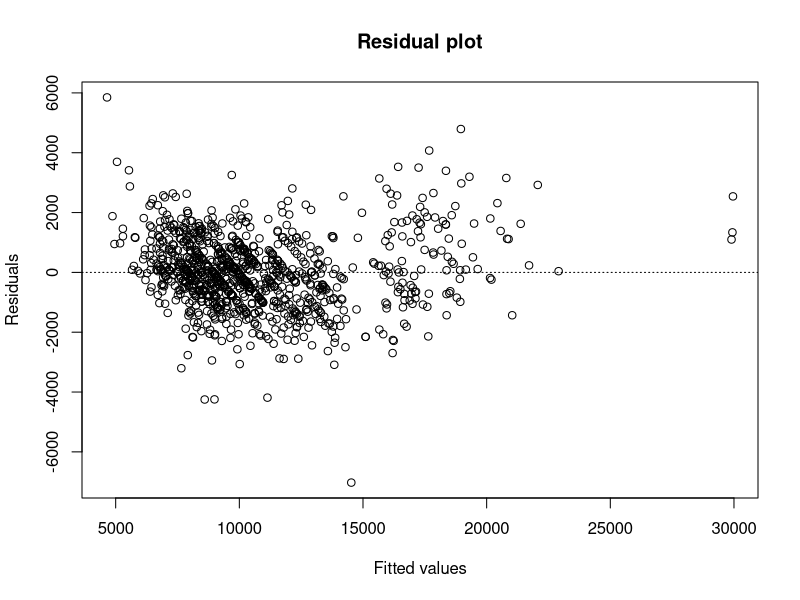
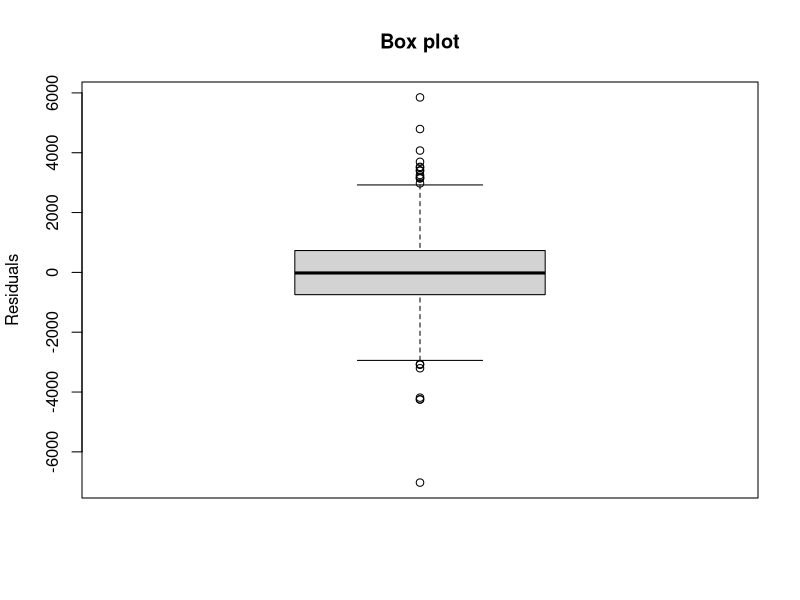
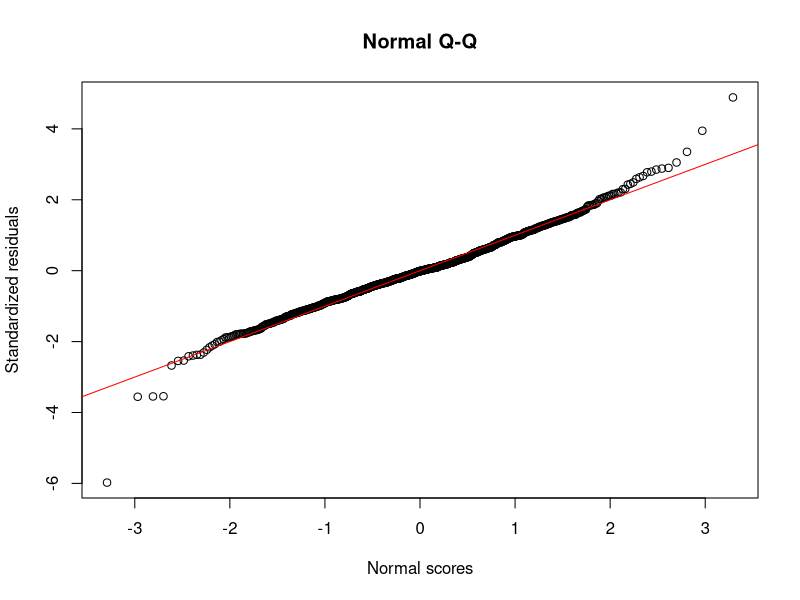
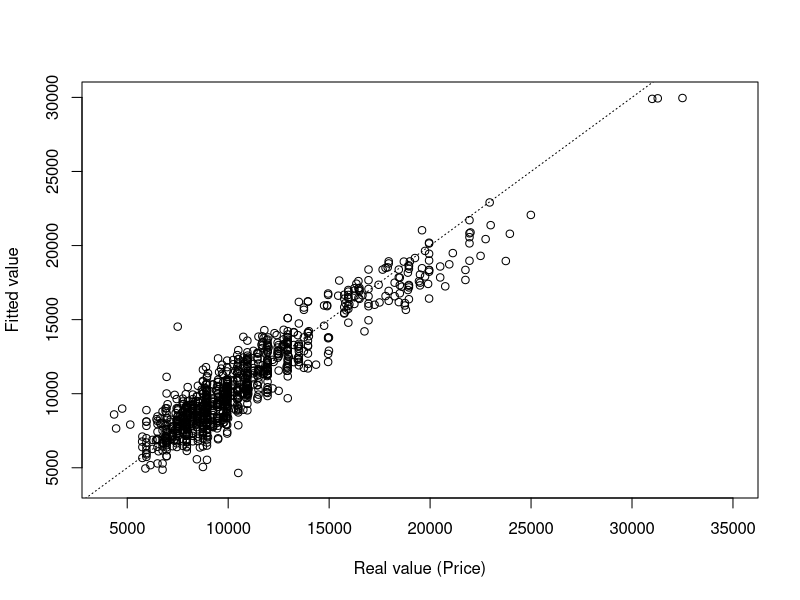
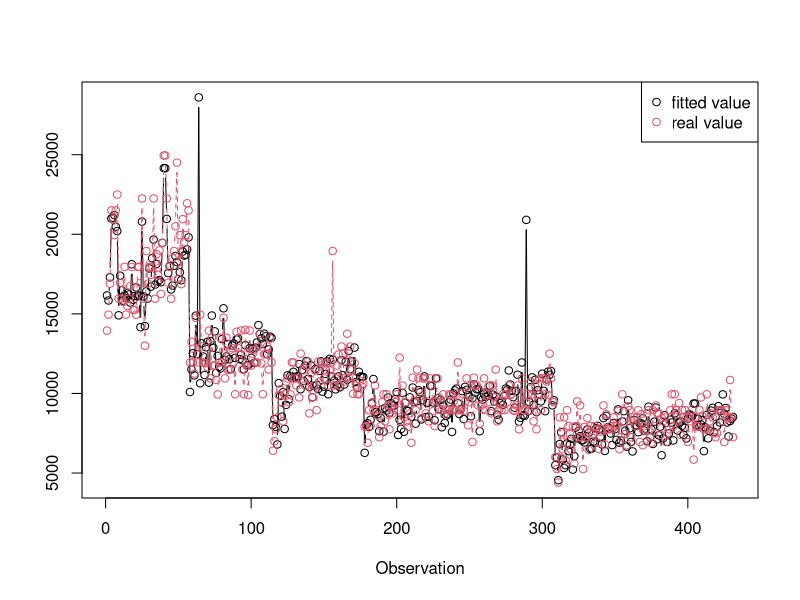

Source code (R) for these figures, in order:
# Regression model predicting Toyota used car price by age, distance driven, etc.

## Set the working directory
setwd("C:/Users/user/Desktop/drive/kuai/2_Analysis/5_KSB/workspace")

## Multivariate linear regression
corolla <- read.csv("ToyotaCorolla.csv")
corolla$Automatic <- as.factor(corolla$Automatic)

# Age from August 2004
# Distance driven by km
# Fuel type (gasoline, diesel, CNG)
# Horsepower
# Whether a car has Automatic transmission (yes is 1, no is 0)
# Volume of cylinder by cc
# Travel tax quarterly
# Weight by kg
# Price by EUR
str(corolla)

# Check all NA
library(dplyr)
colSums(is.na(corolla))


## Indices for the activated input variables
nCar <- dim(corolla)[1]
nVar <- dim(corolla)[2]

## Categorical variable -> 1-of-c coding
dummy_p <- rep(0, nCar)
dummy_d <- rep(0, nCar)
dummy_c <- rep(0, nCar)

p_idx <- which(corolla$Fuel_Type == "Petrol")
d_idx <- which(corolla$Fuel_Type == "Diesel")
c_idx <- which(corolla$Fuel_Type == "CNG")

dummy_p[p_idx] <- 1
dummy_d[d_idx] <- 1
dummy_c[c_idx] <- 1

Fuel <- data.frame(dummy_p, dummy_d, dummy_c)
names(Fuel) <- c("Petrol", "Diesel", "CNG")


## Prepare the data for MLR
mlr_data <- cbind(Fuel, corolla [,-3])
str(mlr_data)


## Split the data into the training/validation sets
trn_idx <- sample(1:nCar, round(0.7*nCar))
trn_data <- mlr_data[trn_idx,]
val_data <- mlr_data[-trn_idx,]

dim(trn_data)
dim(val_data)


## Train the MLR
full_model <- lm(Price ~., data = trn_data)
summary(full_model)


## Plot the result
# residual plot
plot(fitted(full_model), residuals(full_model), xlab = "Fitted values",
     ylab = "Residuals", main = "Residual plot")
abline(0, 0, lty = 3)

# box plot
boxplot(residuals(full_model), ylab = "Residuals", main = "Box plot")

# normal probability plot
qqnorm(rstandard(full_model), ylab = "Standardized residuals", 
       xlab = "Normal scores", main = "Normal Q-Q")
abline(0, 1, col = "red")

# fitted value & real value
plot(trn_data$Price, fitted(full_model), xlim = c(4000, 35000), ylim = c(4000, 30000), 
     xlab = "Real value (Price)", ylab = "Fitted value")
abline(0, 1, lty = 3)


## Prediction
options(warn = -1)
full_fit <- predict(full_model, newdata = val_data)

matplot(cbind(full_fit, val_data$Price), pch = 1, type = "b",
        col = c(1:2), ylab = "", xlab = "Observation")
legend("topright", legend = c("fitted value", "real value"), 
       pch = 1, col = c(1:2), bg = "white")


## Make upperbound formula
tmp_x <- paste(colnames(trn_data)[-11], collapse = "+")
tmp_xy <- paste("Price ~", tmp_x)
as.formula(tmp_xy)


## Choosing variable 1 (Forward selection)
forward_model <- step(lm(Price ~ 1, data = trn_data),
                      scope = list(upper = tmp_xy, lower = Price ~ 1),
                      direction = "forward", trace = 0)
summary(forward_model)


## Choosing variable 2 (Backward elimination)
backward_model <- step(full_model, 
                       scope = list(upper = tmp_xy, lower = Price ~ 1), 
                       direction = "backward", trace = 0)
summary(backward_model)


## Choosing variable 3 (Stepwise selection)
stepwise_model <- step(lm(Price ~ 1, data = trn_data),
                       scope = list(upper = tmp_xy, lower = Price ~ 1),
                       direction = "both", trace = 0)
summary(stepwise_model)


## Compare all models by validation data
full_fit <- predict(full_model, newdata = val_data)
forward_fit <- predict(forward_model, newdata = val_data)
backward_fit <- predict(backward_model, newdata = val_data)
stepwise_fit <- predict(stepwise_model, newdata = val_data)


## Performance matrix
# 1. Mean squared error (MSE)
perf_mat <- matrix(0, 4, 4)
perf_mat[1,1] <- mean((val_data$Price - full_fit)^2)
perf_mat[1,2] <- mean((val_data$Price - forward_fit)^2)
perf_mat[1,3] <- mean((val_data$Price - backward_fit)^2)
perf_mat[1,4] <- mean((val_data$Price - stepwise_fit)^2)

# 2. Root mean squared error (RMSE)
perf_mat[2,1] <- sqrt(mean((val_data$Price - full_fit)^2))
perf_mat[2,2] <- sqrt(mean((val_data$Price - forward_fit)^2))
perf_mat[2,3] <- sqrt(mean((val_data$Price - backward_fit)^2))
perf_mat[2,4] <- sqrt(mean((val_data$Price - stepwise_fit)^2))

# 3. Mean absolute error (MAE)
perf_mat[3,1] <- mean(abs(val_data$Price - full_fit))
perf_mat[3,2] <- mean(abs(val_data$Price - forward_fit))
perf_mat[3,3] <- mean(abs(val_data$Price - backward_fit))
perf_mat[3,4] <- mean(abs(val_data$Price - stepwise_fit))

# 4. Mean absolute percentage error (MAPE)
perf_mat[4,1] <- mean((val_data$Price - full_fit))*100
perf_mat[4,2] <- mean((val_data$Price - forward_fit))*100
perf_mat[4,3] <- mean((val_data$Price - backward_fit))*100
perf_mat[4,4] <- mean((val_data$Price - stepwise_fit))*100

# Result
rownames(perf_mat) <- c("MSE", "RMSE", "MAE", "MAPE")
colnames(perf_mat) <- c("All", "Forward", "Backward", "Stepwise")
perf_mat